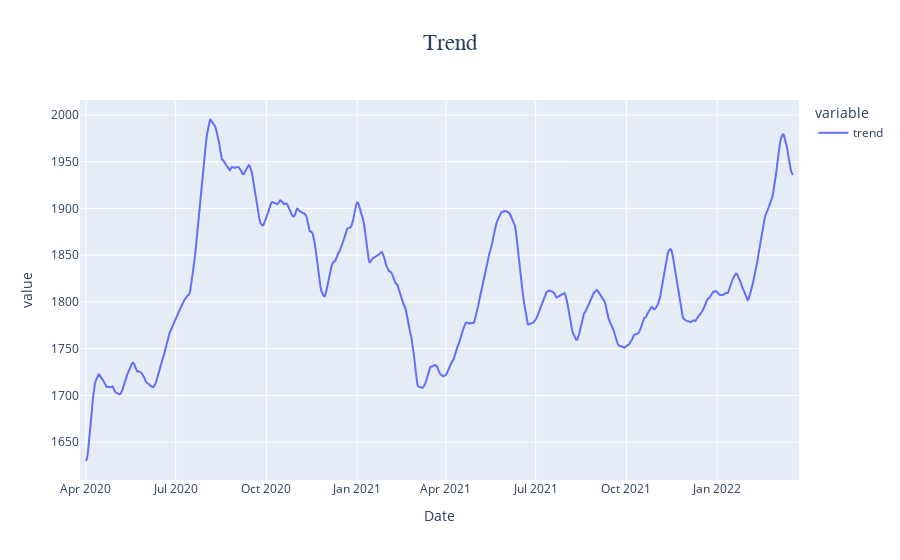
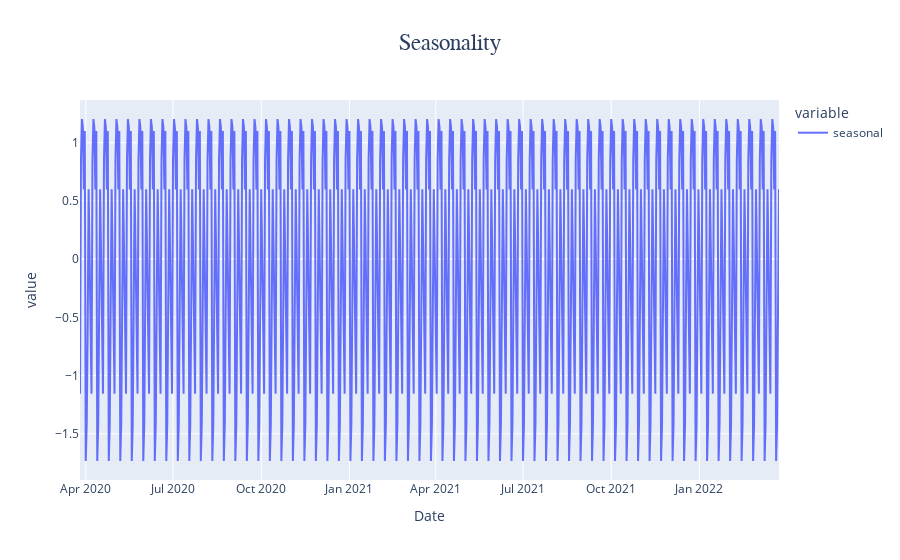
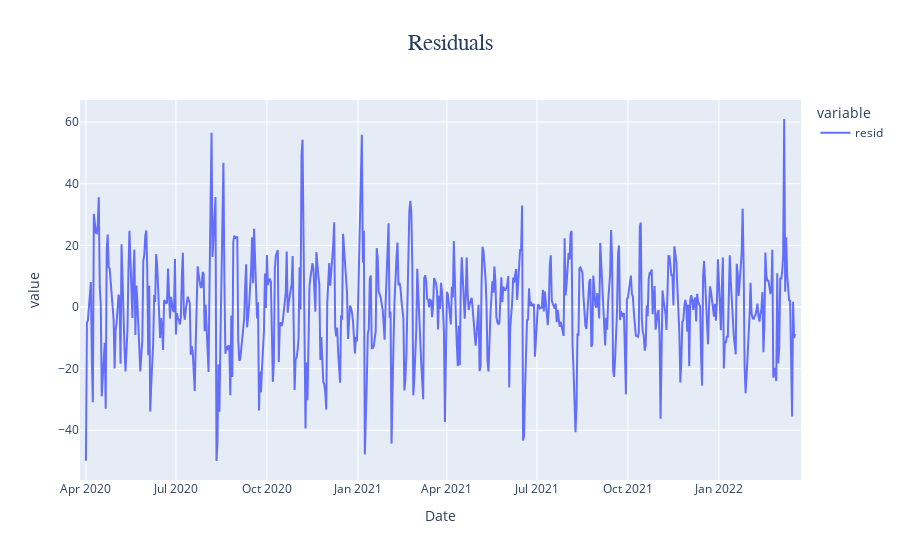

The cell these charts' notebook holds for them, in order:
### Code cell
from statsmodels.tsa.seasonal import seasonal_decompose
decom_df = seasonal_decompose(price['Close'],period=12)
fig = px.line(decom_df.trend,title='Trend')
fig.update_layout(title={'font_family':'Georgia','font_size':23,'x':0.5})
fig.show()
fig = px.line(decom_df.seasonal,title='Seasonality')
fig.update_layout(title={'font_family':'Georgia','font_size':23,'x':0.5})
fig.show()
fig = px.line(decom_df.resid,title='Residuals')
fig.update_layout(title={'font_family':'Georgia','font_size':23,'x':0.5})
fig.show()

### Figure 1 — Plotly figure (JSON) as saved in the notebook; plotly's stock layout.template omitted (floating-point values rounded to 4 significant figures; data arrays with more than 128 entries replaced by an {"elided": "..."} marker saying what was removed)
{"data": [{"hovertemplate": "variable=trend<br>Date=%{x}<br>value=%{y}<extra></extra>", "legendgroup": "trend", "line": {"color": "#636efa", "dash": "solid"}, "marker": {"symbol": "circle"}, "mode": "lines", "name": "trend", "orientation": "v", "showlegend": true, "type": "scatter", "x": {"elided": "730 str values"}, "xaxis": "x", "y": {"elided": "730 float values"}, "yaxis": "y"}], "layout": {"legend": {"title": {"text": "variable"}, "tracegroupgap": 0}, "title": {"font": {"family": "Georgia", "size": 23}, "text": "Trend", "x": 0.5}, "xaxis": {"anchor": "y", "domain": [0, 1], "title": {"text": "Date"}}, "yaxis": {"anchor": "x", "domain": [0, 1], "title": {"text": "value"}}}}

### Figure 2 — Plotly figure (JSON) as saved in the notebook; plotly's stock layout.template omitted (floating-point values rounded to 4 significant figures; data arrays with more than 128 entries replaced by an {"elided": "..."} marker saying what was removed)
{"data": [{"hovertemplate": "variable=seasonal<br>Date=%{x}<br>value=%{y}<extra></extra>", "legendgroup": "seasonal", "line": {"color": "#636efa", "dash": "solid"}, "marker": {"symbol": "circle"}, "mode": "lines", "name": "seasonal", "orientation": "v", "showlegend": true, "type": "scatter", "x": {"elided": "730 str values"}, "xaxis": "x", "y": {"elided": "730 float values"}, "yaxis": "y"}], "layout": {"legend": {"title": {"text": "variable"}, "tracegroupgap": 0}, "title": {"font": {"family": "Georgia", "size": 23}, "text": "Seasonality", "x": 0.5}, "xaxis": {"anchor": "y", "domain": [0, 1], "title": {"text": "Date"}}, "yaxis": {"anchor": "x", "domain": [0, 1], "title": {"text": "value"}}}}

### Figure 3 — Plotly figure (JSON) as saved in the notebook; plotly's stock layout.template omitted (floating-point values rounded to 4 significant figures; data arrays with more than 128 entries replaced by an {"elided": "..."} marker saying what was removed)
{"data": [{"hovertemplate": "variable=resid<br>Date=%{x}<br>value=%{y}<extra></extra>", "legendgroup": "resid", "line": {"color": "#636efa", "dash": "solid"}, "marker": {"symbol": "circle"}, "mode": "lines", "name": "resid", "orientation": "v", "showlegend": true, "type": "scatter", "x": {"elided": "730 str values"}, "xaxis": "x", "y": {"elided": "730 float values"}, "yaxis": "y"}], "layout": {"legend": {"title": {"text": "variable"}, "tracegroupgap": 0}, "title": {"font": {"family": "Georgia", "size": 23}, "text": "Residuals", "x": 0.5}, "xaxis": {"anchor": "y", "domain": [0, 1], "title": {"text": "Date"}}, "yaxis": {"anchor": "x", "domain": [0, 1], "title": {"text": "value"}}}}
